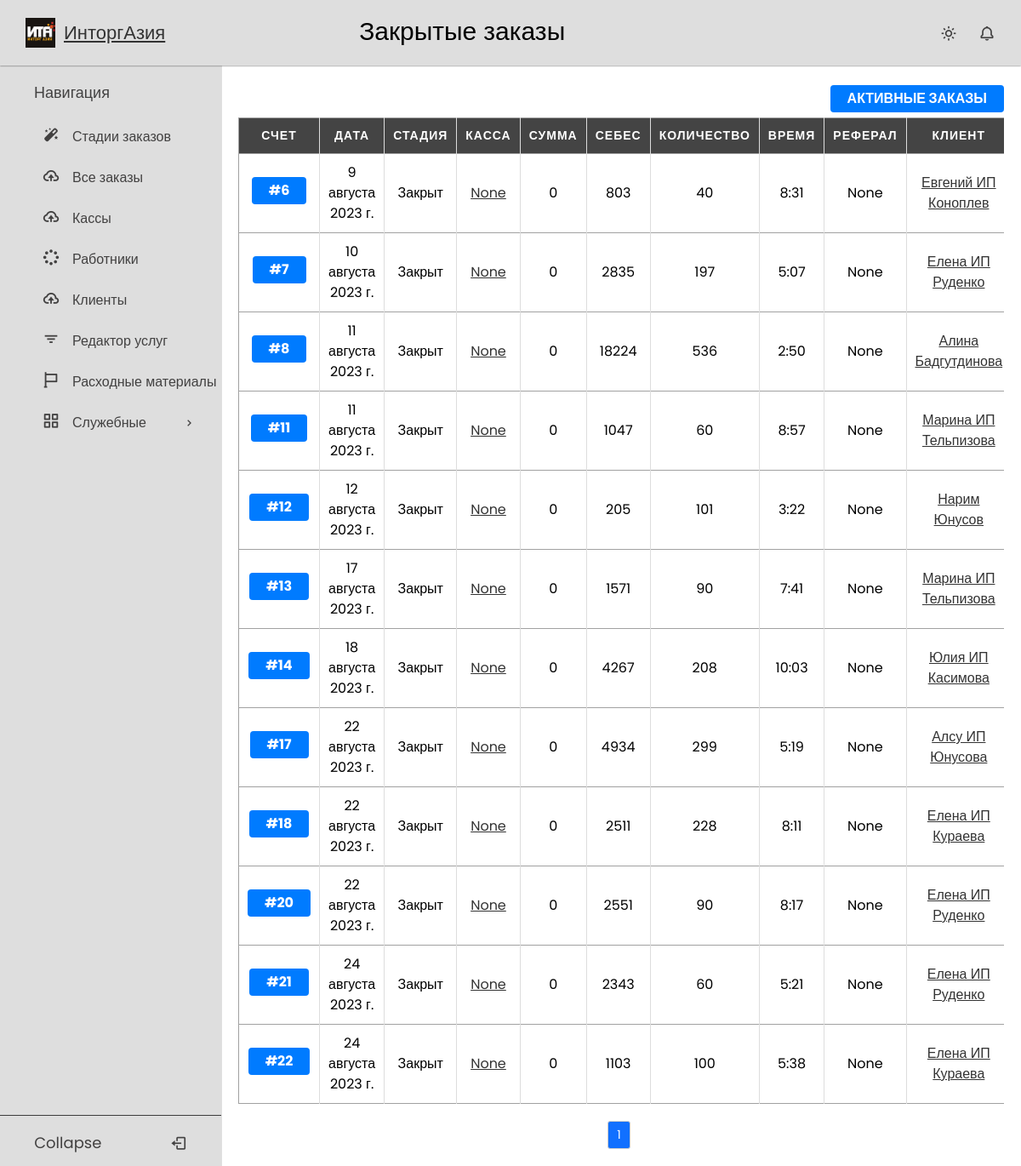
/closed/orders/ (signed in), run on the app's committed database.
### crm_app/models.py (models this page shows, shortened)
class Order(models.Model):
    stage = models.CharField(max_length=20, choices=OrderStages.choices, default=OrderStages.DATABASE_LOADING)
    name = models.CharField(max_length=50, blank=True)
    cashbox = models.ForeignKey("Cashbox", on_delete=models.PROTECT, blank=True, null=True)
    amount = models.IntegerField(default=0)
    amount_paid = models.IntegerField(default=0)
    referral_money = models.IntegerField(default=0)
    cost_price = models.IntegerField(default=0)
    count = models.IntegerField(default=0)
    date = models.DateField(default=timezone.now)
    day = models.IntegerField(validators=[MaxValueValidator(31), MinValueValidator(1)], default=1)
    month = models.IntegerField(validators=[MaxValueValidator(12), MinValueValidator(1)], default=1)
    year = models.IntegerField(validators=[MaxValueValidator(2070), MinValueValidator(2020)], default=2023)
    time = models.TimeField(default=timezone.now)
    client = models.ForeignKey(CustomUser, on_delete=models.PROTECT)
    defective = models.IntegerField(default=0, blank=True)
    good_quality = models.IntegerField(default=0, blank=True)
    discount = models.IntegerField(default=0)
    date_of_actual_arrival = models.DateField(null=True, blank=True)
    actual_shipment_date = models.DateField(null=True, blank=True)

### users/models.py (models this page shows, shortened)
class User(AbstractBaseUser, PermissionsMixin):
    disabled = models.BooleanField(default=False)
    username = models.CharField(max_length=100, blank=True, null=True, unique=True, help_text='Номер телефона')
    first_name = models.CharField(max_length=254)
    last_name = models.CharField(max_length=254)
    is_staff = models.BooleanField(default=False)
    is_superuser = models.BooleanField(default=False)
    is_active = models.BooleanField(default=True)
    last_login = models.DateTimeField(null=True, blank=True)
    date_joined = models.DateTimeField(null=True, auto_now=True)
    joined_date = models.DateTimeField(default=timezone.now)
    user_type = models.CharField(max_length=20, choices=UserType.choices, default=UserType.CLIENT)
    discount = models.ForeignKey(DiscountType, on_delete=models.PROTECT, blank=True, null=True)
    money = models.IntegerField(default=0)
    profit = models.IntegerField(default=0)
    product_count = models.IntegerField(default=0, blank=True, null=True)
    referal_money = models.IntegerField(default=0, blank=True, null=True)
    referral = models.ForeignKey('self', on_delete=models.SET_NULL, blank=True, null=True)
    class Meta:
        ordering = ('disabled','-product_count')
    USERNAME_FIELD = 'username'
    REQUIRED_FIELDS = []
    objects = UserManager()
    def __str__(self):
        return f'{self.first_name} {self.last_name}'

### crm_app/views.py (the view)
# urls.py: path('closed/orders/', ClosedOrderListView.as_view(), name='closed_order_list'),
class ClosedOrderListView(LockedView, ListView):
    model = Order
    template_name = 'crmapp/order_list.html'
    ordering = ['-date']
    paginate_by = 20
    def get_queryset(self):
        return Order.objects.filter(stage='closed')
    def get_context_data(self, *, object_list=None, **kwargs):
        context = super(ClosedOrderListView, self).get_context_data()
        context['closed'] = True
        return context

### users/permissions.py (called while the page is built)
    def test_func(self):
        return self.request.user.user_type == UserType.WORKER

### templates/crmapp/order_list.html (shortened to what this page needs)
{% extends 'base.html' %}
{% load static %}
{% block css %}
    <link rel="stylesheet" href="{% static 'css/tables.css' %}">
{% endblock %}
{% block page_title %}
    {% if closed %}
        Закрытые заказы
    {% else %}
        Активные заказы
    {% endif %}
{% endblock %}
{% block content %}
    <div class="order_stages">
        {% if closed %}
            <a href="{% url 'order_list' %}"><button>Активные заказы</button></a>
        {% else %}
            <a href="{% url 'closed_order_list' %}"><button>Закрытые заказы</button></a>
        {% endif %}
    </div>
    <div class="table-container">
<table>
  <thead>
    <tr>
        <th data-label="Счет">Счет</th>
        <th data-label="Дата">Дата</th>
        <th data-label="Стадия">Стадия</th>
        <th data-label="Касса">Касса</th>
        <th data-label="Сумма">Сумма</th>
        <th data-label="Себес">Себес</th>
        <th data-label="Количество">Количество</th>
        <th data-label="Время">Время</th>
        <th data-label="Реферал">Реферал</th>
        <th data-label="Клиент">Клиент</th>
    </tr>
  </thead>
  <tbody>
    {% for order in order_list %}
      <tr>
        <td data-label="Счет"><a href="{% url 'order_detail' order.id %}"><button>#{{ order.id }}</button></a></td>
        <td data-label="Дата">{{ order.date }}</td>
        <td data-label="Стадия">{{ order.get_stage_display }}</td>
        <td data-label="Касса"><a href="#">{{ order.cashbox }}</a></td>
        <td data-label="Сумма">{{ order.amount }}</td>
        <td data-label="Себес">{{ order.cost_price }}</td>
        <td data-label="Количество">{{ order.count }}</td>
        <td data-label="Время">{{ order.time }}</td>
        <td data-label="Реферал">{{ order.client.referral }}</td>
        <td data-label="Клиент"><a href="{% url 'client_detail' order.client.id %}">{{ order.client }}</a></td>
      </tr>
    {% endfor %}
  </tbody>
</table>
    </div>
{% include 'includes/paginate.html' %}
{% endblock %}

### static/css/null.css (style rules this page uses)
*, *::before, *::after { box-sizing: border-box; }
body, h1, h2, h3, h4, p, ul[class], ol[class], li, figure, figcaption, blockquote, dl, dd { list-style-type: none; margin: 0; }
body { min-height: 100vh; scroll-behavior: smooth; text-rendering: optimizeSpeed; line-height: 1.5; }
a:not([class]) { text-decoration-skip-ink: auto; }
input, button, textarea, select { font: inherit; }

### static/css/sidebar.css (style rules this page uses)
* { margin: 0; padding: 0; box-sizing: border-box; font-family: "Poppins", sans-serif; }
:root { --white-color: #dedede; --blue-color: #1655ff; --grey-color: #424141; --grey-color-light: rgba(0, 0, 0, 0.73); }
body { background-color: #ffffff; transition: all 0.5s ease; }
body a { color: #333333; text-decoration: underline; }

### static/css/style.css (style rules this page uses)
button { margin-bottom: 6px; padding: 4px 20px; background-color: #007bff; color: #fff; border: none; border-radius: 4px; font-size: 16px; font-weight: bold; text-transform: uppercase; transition: background-color 0.3s ease; cursor: pointer; }
a { text-decoration: none; }

### static/css/tables.css (style rules this page uses)
.table-container { max-width: 100%; overflow: auto; }
table { border: 1px solid #ccc; width: 100%; margin:0; padding:0; border-collapse: collapse; border-spacing: 0; }
table tr { border: 1px solid #a1a1a1; padding: 5px; }
table th, table td { padding: 10px; text-align: center; border-right: 1px solid #ddd; }
table th { color: #fff; background-color: #444; text-transform: uppercase; font-size: 14px; letter-spacing: 1px; }

### templates/crmapp/order_list.html (style rules this page uses)
.order_stages { display: flex; justify-content: flex-end; }

### data on the page
Order: id "6", date "9 августа 2023 г.", stage "Закрыт", cashbox "None", amount "0", cost_price "803", count "40", time "8:31", client.referral "None", client "Евгений ИП Коноплев"
Order: id "7", date "10 августа 2023 г.", stage "Закрыт", cashbox "None", amount "0", cost_price "2835", count "197", time "5:07", client.referral "None", client "Елена ИП Руденко"
Order: id "8", date "11 августа 2023 г.", stage "Закрыт", cashbox "None", amount "0", cost_price "18224", count "536", time "2:50", client.referral "None", client "Алина Бадгутдинова"
Order: id "11", date "11 августа 2023 г.", stage "Закрыт", cashbox "None", amount "0", cost_price "1047", count "60", time "8:57", client.referral "None", client "Марина ИП Тельпизова"
Order: id "12", date "12 августа 2023 г.", stage "Закрыт", cashbox "None", amount "0", cost_price "205", count "101", time "3:22", client.referral "None", client "Нарим Юнусов"
Order: id "13", date "17 августа 2023 г.", stage "Закрыт", cashbox "None", amount "0", cost_price "1571", count "90", time "7:41", client.referral "None", client "Марина ИП Тельпизова"
Order: id "14", date "18 августа 2023 г.", stage "Закрыт", cashbox "None", amount "0", cost_price "4267", count "208", time "10:03", client.referral "None", client "Юлия ИП Касимова"
Order: id "17", date "22 августа 2023 г.", stage "Закрыт", cashbox "None", amount "0", cost_price "4934", count "299", time "5:19", client.referral "None", client "Алсу ИП Юнусова"
Order: id "18", date "22 августа 2023 г.", stage "Закрыт", cashbox "None", amount "0", cost_price "2511", count "228", time "8:11", client.referral "None", client "Елена ИП Кураева"
Order: id "20", date "22 августа 2023 г.", stage "Закрыт", cashbox "None", amount "0", cost_price "2551", count "90", time "8:17", client.referral "None", client "Елена ИП Руденко"
Order: id "21", date "24 августа 2023 г.", stage "Закрыт", cashbox "None", amount "0", cost_price "2343", count "60", time "5:21", client.referral "None", client "Елена ИП Руденко"
Order: id "22", date "24 августа 2023 г.", stage "Закрыт", cashbox "None", amount "0", cost_price "1103", count "100", time "5:38", client.referral "None", client "Елена ИП Кураева"

### other printed values
{{ page }} "1"
